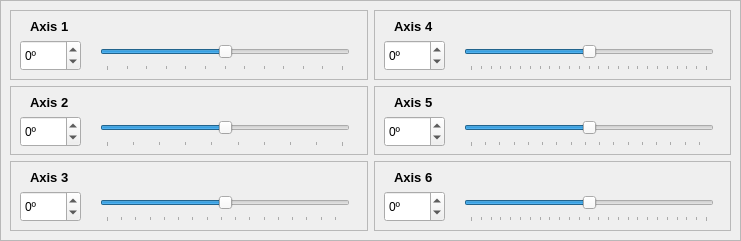
     <widget class="QFrame" name="frame_AxisSliders">
      <property name="geometry">
       <rect>
        <x>230</x>
        <y>10</y>
        <width>741</width>
        <height>241</height>
       </rect>
      </property>
      <property name="sizePolicy">
       <sizepolicy hsizetype="Preferred" vsizetype="Preferred">
        <horstretch>0</horstretch>
        <verstretch>0</verstretch>
       </sizepolicy>
      </property>
      <property name="maximumSize">
       <size>
        <width>16777215</width>
        <height>16777215</height>
       </size>
      </property>
      <property name="frameShape">
       <enum>QFrame::Shape::StyledPanel</enum>
      </property>
      <property name="frameShadow">
       <enum>QFrame::Shadow::Raised</enum>
      </property>
      <widget class="QWidget" name="layoutWidget">
       <property name="geometry">
        <rect>
         <x>10</x>
         <y>10</y>
         <width>721</width>
         <height>221</height>
        </rect>
       </property>
       <layout class="QGridLayout" name="gridLayout">
        <item row="0" column="0">
         <layout class="QVBoxLayout" name="verticalLayout_2">
          <item>
           <widget class="QFrame" name="frame_6">
            <property name="frameShape">
             <enum>QFrame::Shape::StyledPanel</enum>
            </property>
            <property name="frameShadow">
             <enum>QFrame::Shadow::Plain</enum>
            </property>
            <widget class="QSpinBox" name="Axis1">
             <property name="geometry">
              <rect>
               <x>10</x>
               <y>30</y>
               <width>61</width>
               <height>31</height>
              </rect>
             </property>
             <property name="sizePolicy">
              <sizepolicy hsizetype="Preferred" vsizetype="Preferred">
               <horstretch>0</horstretch>
               <verstretch>0</verstretch>
              </sizepolicy>
             </property>
             <property name="maximumSize">
              <size>
               <width>200</width>
               <height>16777215</height>
              </size>
             </property>
             <property name="suffix">
              <string>º</string>
             </property>
             <property name="prefix">
              <string/>
             </property>
             <property name="minimum">
              <number>-180</number>
             </property>
             <property name="maximum">
              <number>180</number>
             </property>
            </widget>
            <widget class="QLabel" name="Axis1Label">
             <property name="geometry">
              <rect>
               <x>20</x>
               <y>10</y>
               <width>47</width>
               <height>13</height>
              </rect>
             </property>
             <property name="font">
              <font>
               <pointsize>10</pointsize>
               <bold>true</bold>
              </font>
             </property>
             <property name="text">
              <string>Axis 1</string>
             </property>
            </widget>
            <widget class="QSlider" name="Axis1Slider">
             <property name="geometry">
              <rect>
               <x>90</x>
               <y>30</y>
               <width>250</width>
               <height>31</height>
              </rect>
             </property>
             <property name="minimum">
              <number>-180</number>
             </property>
             <property name="maximum">
              <number>180</number>
             </property>
             <property name="singleStep">
              <number>1</number>
             </property>
             <property name="orientation">
              <enum>Qt::Orientation::Horizontal</enum>
             </property>
             <property name="tickPosition">
              <enum>QSlider::TickPosition::TicksBelow</enum>
             </property>
             <property name="tickInterval">
              <number>30</number>
             </property>
            </widget>
           </widget>
          </item>
          <item>
           <widget class="QFrame" name="frame_7">
            <property name="frameShape">
             <enum>QFrame::Shape::StyledPanel</enum>
            </property>
            <property name="frameShadow">
             <enum>QFrame::Shadow::Plain</enum>
            </property>
            <widget class="QSpinBox" name="Axis2">
             <property name="geometry">
              <rect>
               <x>10</x>
               <y>30</y>
               <width>61</width>
               <height>31</height>
              </rect>
             </property>
             <property name="sizePolicy">
              <sizepolicy hsizetype="Preferred" vsizetype="Preferred">
               <horstretch>0</horstretch>
               <verstretch>0</verstretch>
              </sizepolicy>
             </property>
             <property name="maximumSize">
              <size>
               <width>200</width>
               <height>16777215</height>
              </size>
             </property>
             <property name="suffix">
              <string>º</string>
             </property>
             <property name="minimum">
              <number>-90</number>
             </property>
             <property name="maximum">
              <number>90</number>
             </property>
            </widget>
            <widget class="QLabel" name="Axis2Label">
             <property name="geometry">
              <rect>
               <x>20</x>
               <y>10</y>
               <width>47</width>
               <height>13</height>
              </rect>
             </property>
             <property name="font">
              <font>
               <pointsize>10</pointsize>
               <bold>true</bold>
              </font>
             </property>
             <property name="text">
              <string>Axis 2</string>
             </property>
            </widget>
            <widget class="QSlider" name="Axis2Slider">
             <property name="geometry">
              <rect>
               <x>90</x>
               <y>30</y>
               <width>250</width>
               <height>31</height>
              </rect>
             </property>
             <property name="minimum">
              <number>-90</number>
             </property>
             <property name="maximum">
              <number>90</number>
             </property>
             <property name="orientation">
              <enum>Qt::Orientation::Horizontal</enum>
             </property>
             <property name="tickPosition">
              <enum>QSlider::TickPosition::TicksBelow</enum>
             </property>
             <property name="tickInterval">
              <number>20</number>
             </property>
            </widget>
           </widget>
          </item>
          <item>
           <widget class="QFrame" name="frame_8">
            <property name="frameShape">
             <enum>QFrame::Shape::StyledPanel</enum>
            </property>
            <property name="frameShadow">
             <enum>QFrame::Shadow::Plain</enum>
            </property>
            <widget class="QSpinBox" name="Axis3">
             <property name="geometry">
              <rect>
               <x>10</x>
               <y>30</y>
               <width>61</width>
               <height>31</height>
              </rect>
             </property>
             <property name="sizePolicy">
              <sizepolicy hsizetype="Preferred" vsizetype="Preferred">
               <horstretch>0</horstretch>
               <verstretch>0</verstretch>
              </sizepolicy>
             </property>
             <property name="maximumSize">
              <size>
               <width>200</width>
               <height>16777215</height>
              </size>
             </property>
             <property name="suffix">
              <string>º</string>
             </property>
             <property name="minimum">
              <number>-165</number>
             </property>
             <property name="maximum">
              <number>165</number>
             </property>
            </widget>
            <widget class="QLabel" name="Axis3Label">
             <property name="geometry">
              <rect>
               <x>20</x>
               <y>10</y>
               <width>47</width>
               <height>13</height>
              </rect>
             </property>
             <property name="font">
              <font>
               <pointsize>10</pointsize>
               <bold>true</bold>
              </font>
             </property>
             <property name="text">
              <string>Axis 3</string>
             </property>
            </widget>
            <widget class="QSlider" name="Axis3Slider">
             <property name="geometry">
              <rect>
               <x>90</x>
               <y>30</y>
               <width>250</width>
               <height>31</height>
              </rect>
             </property>
             <property name="minimum">
              <number>-165</number>
             </property>
             <property name="maximum">
              <number>165</number>
             </property>
             <property name="orientation">
              <enum>Qt::Orientation::Horizontal</enum>
             </property>
             <property name="tickPosition">
              <enum>QSlider::TickPosition::TicksBelow</enum>
             </property>
             <property name="tickInterval">
              <number>20</number>
             </property>
            </widget>
           </widget>
          </item>
         </layout>
        </item>
        <item row="0" column="1">
         <layout class="QVBoxLayout" name="verticalLayout">
          <item>
           <widget class="QFrame" name="frame_9">
            <property name="frameShape">
             <enum>QFrame::Shape::StyledPanel</enum>
            </property>
            <property name="frameShadow">
             <enum>QFrame::Shadow::Plain</enum>
            </property>
            <widget class="QSpinBox" name="Axis4">
             <property name="geometry">
              <rect>
               <x>10</x>
               <y>30</y>
               <width>61</width>
               <height>31</height>
              </rect>
             </property>
             <property name="sizePolicy">
              <sizepolicy hsizetype="Preferred" vsizetype="Preferred">
               <horstretch>0</horstretch>
               <verstretch>0</verstretch>
              </sizepolicy>
             </property>
             <property name="maximumSize">
              <size>
               <width>200</width>
               <height>16777215</height>
              </size>
             </property>
             <property name="suffix">
              <string>º</string>
             </property>
             <property name="minimum">
              <number>-360</number>
             </property>
             <property name="maximum">
              <number>360</number>
             </property>
            </widget>
            <widget class="QLabel" name="Axis4Label">
             <property name="geometry">
              <rect>
               <x>20</x>
               <y>10</y>
               <width>47</width>
               <height>13</height>
              </rect>
             </property>
             <property name="font">
              <font>
               <pointsize>10</pointsize>
               <bold>true</bold>
              </font>
             </property>
             <property name="text">
              <string>Axis 4</string>
             </property>
            </widget>
            <widget class="QSlider" name="Axis4Slider">
             <property name="geometry">
              <rect>
               <x>90</x>
               <y>30</y>
               <width>250</width>
               <height>31</height>
              </rect>
             </property>
             <property name="minimum">
              <number>-360</number>
             </property>
             <property name="maximum">
              <number>360</number>
             </property>
             <property name="orientation">
              <enum>Qt::Orientation::Horizontal</enum>
             </property>
             <property name="tickPosition">
              <enum>QSlider::TickPosition::TicksBelow</enum>
             </property>
             <property name="tickInterval">
              <number>30</number>
             </property>
            </widget>
           </widget>
          </item>
          <item>
           <widget class="QFrame" name="frame_10">
            <property name="frameShape">
             <enum>QFrame::Shape::StyledPanel</enum>
            </property>
            <property name="frameShadow">
             <enum>QFrame::Shadow::Plain</enum>
            </property>
            <widget class="QSpinBox" name="Axis5">
             <property name="geometry">
              <rect>
               <x>10</x>
               <y>30</y>
               <width>61</width>
               <height>31</height>
              </rect>
             </property>
             <property name="sizePolicy">
              <sizepolicy hsizetype="Preferred" vsizetype="Preferred">
               <horstretch>0</horstretch>
               <verstretch>0</verstretch>
              </sizepolicy>
             </property>
             <property name="maximumSize">
              <size>
               <width>200</width>
               <height>16777215</height>
              </size>
             </property>
             <property name="suffix">
              <string>º</string>
             </property>
             <property name="minimum">
              <number>-165</number>
             </property>
             <property name="maximum">
              <number>165</number>
             </property>
            </widget>
            <widget class="QLabel" name="Axis5Label">
             <property name="geometry">
              <rect>
               <x>20</x>
               <y>10</y>
               <width>47</width>
               <height>13</height>
              </rect>
             </property>
             <property name="font">
              <font>
               <pointsize>10</pointsize>
               <bold>true</bold>
              </font>
             </property>
             <property name="text">
              <string>Axis 5</string>
             </property>
            </widget>
            <widget class="QSlider" name="Axis5Slider">
             <property name="geometry">
              <rect>
               <x>90</x>
               <y>30</y>
               <width>250</width>
               <height>31</height>
              </rect>
             </property>
             <property name="minimum">
              <number>-165</number>
             </property>
             <property name="maximum">
              <number>165</number>
             </property>
             <property name="orientation">
              <enum>Qt::Orientation::Horizontal</enum>
             </property>
             <property name="tickPosition">
              <enum>QSlider::TickPosition::TicksBelow</enum>
             </property>
             <property name="tickInterval">
              <number>20</number>
             </property>
            </widget>
           </widget>
          </item>
          <item>
           <widget class="QFrame" name="frame_11">
            <property name="frameShape">
             <enum>QFrame::Shape::StyledPanel</enum>
            </property>
            <property name="frameShadow">
             <enum>QFrame::Shadow::Plain</enum>
            </property>
            <widget class="QSpinBox" name="Axis6">
             <property name="geometry">
              <rect>
               <x>10</x>
               <y>30</y>
               <width>61</width>
               <height>31</height>
              </rect>
             </property>
             <property name="sizePolicy">
              <sizepolicy hsizetype="Preferred" vsizetype="Preferred">
               <horstretch>0</horstretch>
               <verstretch>0</verstretch>
              </sizepolicy>
             </property>
             <property name="maximumSize">
              <size>
               <width>200</width>
               <height>16777215</height>
              </size>
             </property>
             <property name="suffix">
              <string>º</string>
             </property>
             <property name="minimum">
              <number>-360</number>
             </property>
             <property name="maximum">
              <number>360</number>
             </property>
            </widget>
            <widget class="QLabel" name="Axis6Label">
             <property name="geometry">
              <rect>
               <x>20</x>
               <y>10</y>
               <width>47</width>
               <height>13</height>
              </rect>
             </property>
             <property name="font">
              <font>
               <pointsize>10</pointsize>
               <bold>true</bold>
              </font>
             </property>
             <property name="text">
              <string>Axis 6</string>
             </property>
            </widget>
            <widget class="QSlider" name="Axis6Slider">
             <property name="geometry">
              <rect>
               <x>90</x>
               <y>30</y>
               <width>250</width>
               <height>31</height>
              </rect>
             </property>
             <property name="minimum">
              <number>-360</number>
             </property>
             <property name="maximum">
              <number>360</number>
             </property>
             <property name="orientation">
              <enum>Qt::Orientation::Horizontal</enum>
             </property>
             <property name="tickPosition">
              <enum>QSlider::TickPosition::TicksBelow</enum>
             </property>
             <property name="tickInterval">
              <number>30</number>
             </property>
            </widget>
           </widget>
          </item>
         </layout>
        </item>
       </layout>
      </widget>
     </widget>
